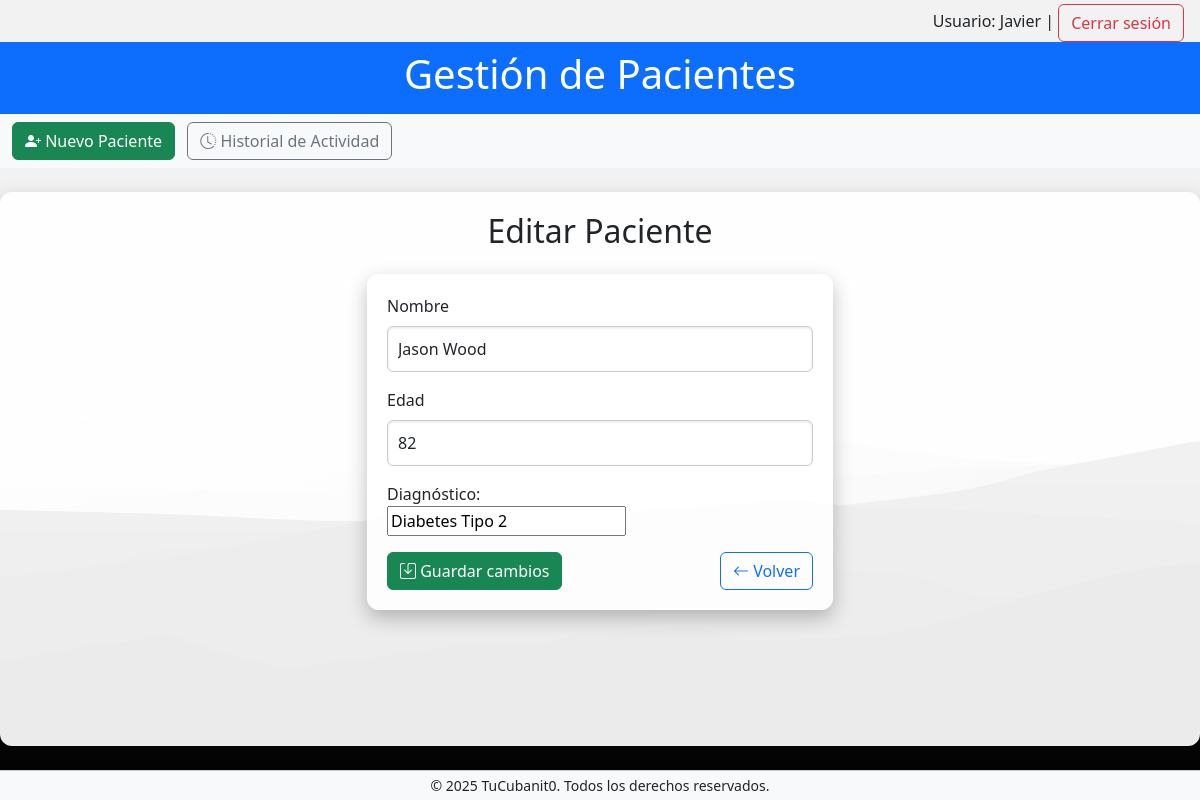
Screenshot of /editar_paciente/1 (signed in) with the database file from the repository.
### tables this page shows
CREATE TABLE Pacientes (
                id INTEGER PRIMARY KEY AUTOINCREMENT,
                nombre TEXT NOT NULL,
                edad INTEGER NOT NULL,
                diagnostico TEXT NOT NULL
            );

### app.py (the view, shortened to what this page needs)
@app.route('/editar_paciente/<int:id>', methods=['GET', 'POST'])
def editar_paciente(id):
    paciente = db.obtener_paciente_por_id(id)
    if not paciente:
        abort(404)
    diagnosticos = db.obtener_diagnosticos_unicos()
    return render_template('editar_paciente.html', paciente=paciente, diagnosticos=diagnosticos)

### app.py (called while the page is built)
@app.before_request
def requerir_login():
    rutas_abiertas = ['login', 'registro_usuario', 'static']
    if not session.get('usuario') and not any(r in request.endpoint for r in rutas_abiertas):
        return redirect(url_for('login'))

@app.context_processor
def inject_current_year():
    return {'current_year': datetime.now().year}

### db.py (called while the page is built)
def obtener_conexion():
    return sqlite3.connect(DATABASE_PATH)

def handle_db_error(func):
    def wrapper(*args, **kwargs):
        try:
            return func(*args, **kwargs)
        except sqlite3.Error as e:
            print(f"Database error in {func.__name__}: {e}")
            return None
    return wrapper

@handle_db_error
def obtener_paciente_por_id(id: int) -> Optional[sqlite3.Row]:
    with sqlite3.connect(DATABASE_PATH) as conn:
        conn.row_factory = sqlite3.Row
        cursor = conn.cursor()
        cursor.execute('SELECT * FROM Pacientes WHERE id = ?', (id,))
        return cursor.fetchone()

@handle_db_error
def obtener_diagnosticos_unicos():
    conn = obtener_conexion()
    cursor = conn.cursor()
    cursor.execute("SELECT DISTINCT diagnostico FROM pacientes ORDER BY diagnostico ASC")
    resultados = [row[0] for row in cursor.fetchall()]
    conn.close()
    return resultados

### templates/editar_paciente.html (shortened to what this page needs)
{% extends 'base.html' %}
{% block content %}
<div class="container-fluid">
    <div class="row justify-content-center">
        <div class="col-md-6 col-lg-5">
            <h2 class="mb-4 text-center">Editar Paciente</h2>
            <form method="post" novalidate>
                <div class="mb-3">
                    <label for="nombre" class="form-label">Nombre</label>
                    <input type="text" name="nombre" id="nombre" class="form-control" required value="{{ paciente[1] }}"
                        placeholder="Ej: Juan Pérez">
                </div>
                <div class="mb-3">
                    <label for="edad" class="form-label">Edad</label>
                    <input type="number" name="edad" id="edad" class="form-control" required min="0" max="120"
                        value="{{ paciente[2] }}" placeholder="Ej: 45">
                </div>
                <div class="mb-3">
                    <label for="diagnostico">Diagnóstico:</label><br>
                    <input list="diagnosticos" name="diagnostico" id="diagnostico"
                        value="{{ paciente[3] if paciente else '' }}" required><br>
                </div>
                <div class="d-flex justify-content-between">
                    <button type="submit" class="btn btn-success">
                        <i class="bi bi-save"></i> Guardar cambios
                    </button>
                    <a href="{{ url_for('index') }}" class="btn btn-outline-primary">
                        <i class="bi bi-arrow-left"></i> Volver
                    </a>
                </div>
            </form>
        </div>
    </div>
</div>
{% endblock %}

### templates/base.html (shortened to what this page needs)
<!DOCTYPE html>
<html lang="es">
<head>
    <link rel="stylesheet" href="{{ url_for('static', filename='css/style.css') }}">
    <link href="https://cdn.jsdelivr.net/npm/bootstrap@5.3.5/dist/css/bootstrap.min.css" rel="stylesheet">
    <link href="https://cdn.jsdelivr.net/npm/bootstrap-icons@1.10.5/font/bootstrap-icons.css" rel="stylesheet">
</head>
<body class="bg-light d-flex flex-column min-vh-100">
    {% if session.usuario %}
<div class="text-end pe-3 pt-1">
    <span>Usuario: {{ session.usuario }}</span> |
    <a href={{ url_for('logout') }} class="btn btn-outline-danger">Cerrar sesión</a>
</div>
{% endif %}
    <header class="bg-primary text-white text-center py-2">
        <h1>Gestión de Pacientes</h1>
    </header>
    <nav class="navbar navbar-expand-lg navbar-light bg-light">
        <div class="container-fluid d-flex justify-content-between">
            <div>
                <a href="{{ url_for('nuevo_paciente') }}" class="btn btn-success me-2">
                    <i class="bi bi-person-plus-fill"></i> Nuevo Paciente
                </a>
                <a href="{{ url_for('ver_logs') }}" class="btn btn-outline-secondary">
                    <i class="bi bi-clock-history"></i> Historial de Actividad
                </a>
            </div>
        </div>
    </nav>
    <main class="container-fluid my-4 flex-grow-1">
        {% block content %}{% endblock %}
    </main>
    <footer class="bg-light text-center py-1 mt-auto">
        <p class="mb-0">&copy; {{ current_year }} TuCubanit0. Todos los derechos reservados.</p>
    </footer>

### static/css/style.css (style rules this page uses)
body { background-image: url('711093.jpg'); background-size: cover; background-repeat: no-repeat; background-attachment: fixed; background-position: center; margin: 0; font-family: 'Segoe UI', Tahoma, Geneva, Verdana, sans-serif; color: #333; }
main, .table-responsive, form, .card { background-color: rgba(255, 255, 255, 0.92); padding: 20px; border-radius: 12px; box-shadow: 0 8px 20px rgba(0, 0, 0, 0.25); animation: fadeIn 0.7s ease-in-out; }
form { max-width: 500px; margin: auto; }
input[type="text"], input[type="password"], input[type="number"], input[type="search"], textarea, select { width: 100%; padding: 10px; margin-bottom: 16px; border-radius: 6px; border: 1px solid #ccc; font-size: 16px; box-shadow: inset 0 1px 3px rgba(0,0,0,0.1); }
button, .btn { padding: 10px 18px; font-weight: bold; border-radius: 6px; transition: all 0.3s ease; }
footer { background-color: rgba(255, 255, 255, 0.7); text-align: center; padding: 10px; margin-top: 30px; border-top: 1px solid #ccc; font-size: 14px; }

### rows the page displays
Pacientes: usuario "Javier"
Pacientes: nombre "Jason Wood", edad "82", diagnostico "Diabetes Tipo 2"
